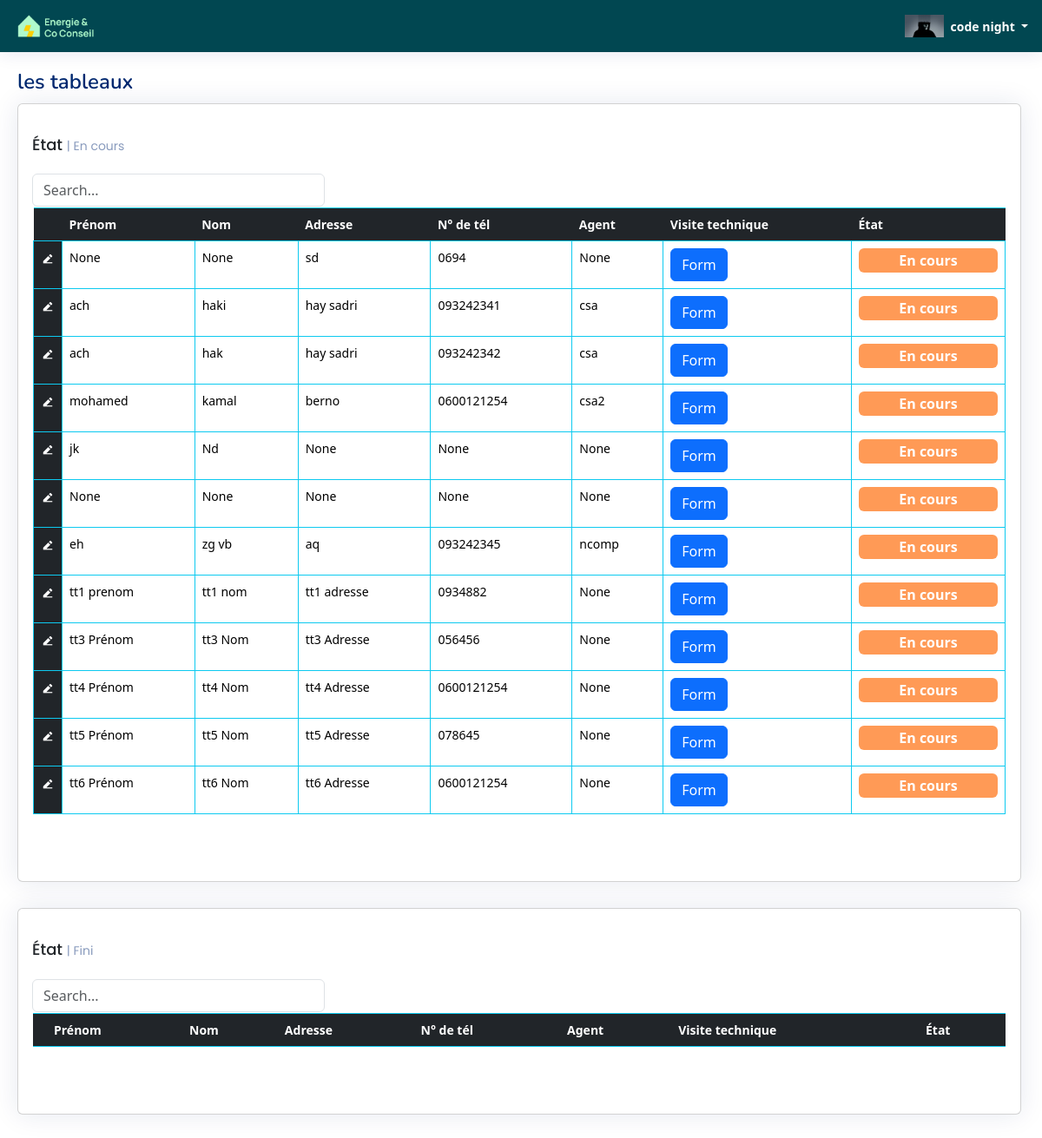
The app's page /VT/ (signed in), older data.
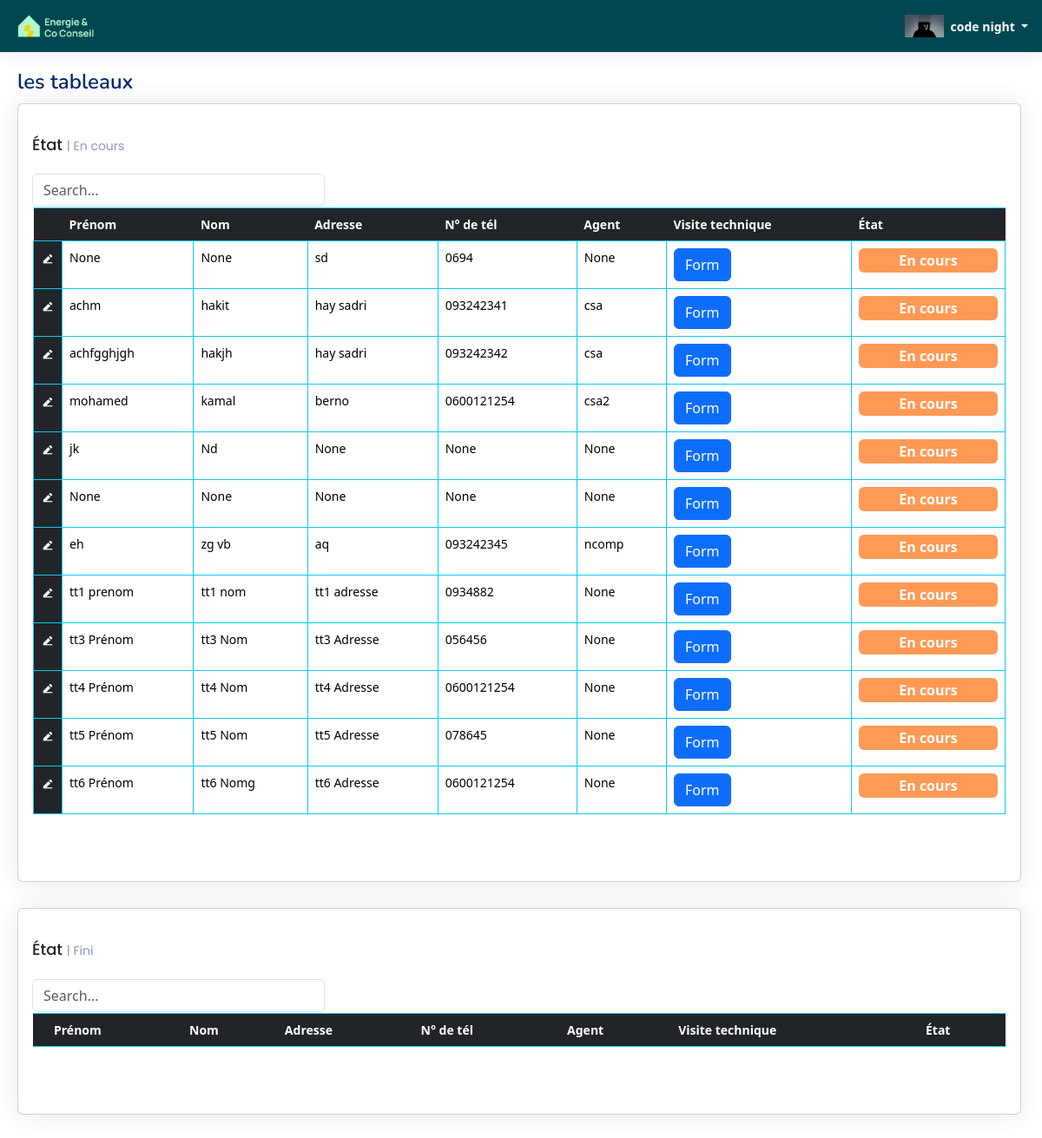
The same page, newer data.
### ERapp/models.py (models this page shows, shortened)
class TableData001(models.Model):
    cell_id = models.CharField(max_length=255,blank=True)
    firstname = models.CharField(max_length=255,blank=True)
    lastname = models.CharField(max_length=255,blank=True)
    address = models.CharField(max_length=255,blank=True)
    email = models.CharField(max_length=255,blank=True)
    num = models.CharField(max_length=255,blank=True)
    precaite = models.CharField(max_length=255,blank=True)
    vt = models.FileField(upload_to='uploads/files',blank=True)
    etat_vt = models.CharField(default="En cours",max_length=255,blank=True)
    etat = models.CharField(default="A realiser",max_length=255,blank=True)
    tp = models.CharField(max_length=255,blank=True)
    auditV1 = models.FileField(upload_to='uploads/files/%Y/%m/%d/',blank=True)
    auditV2 = models.FileField(upload_to='uploads/files/%Y/%m/%d/',blank=True)
    auditV3 = models.FileField(upload_to='uploads/files/%Y/%m/%d/',blank=True)
    cofrac = models.CharField(max_length=255,blank=True)
    paiement = models.BooleanField(default=False)
    auditeur = models.CharField(max_length=255,blank=True)
    agent= models.CharField(max_length=255,blank=True,null=True)
    bureau_d_etude = models.CharField(max_length=255,blank=True,null=True)
    be = models.BooleanField(default=False)
    ai = models.BooleanField(default=False)
    creation_time = models.DateTimeField(auto_now_add=True, blank = True)
    Envoye_time = models.DateTimeField(null=True, blank=True, default=None)
    Envoye_time_checker = models.BooleanField(default=False)
    Envoye_by_user= models.CharField(max_length=255,blank=True,null=True)
    fini_time = models.DateTimeField(null=True, blank=True, default=None)
    fini_time_checker = models.BooleanField(default=False)
    fini_by_user=models.CharField(max_length=255,blank=True,null=True)
    Modification_Faite_time = models.DateTimeField(null=True, blank=True, default=None)
    Modification_Faite_time_checker = models.BooleanField(default=False)
    Modification_Faite_time_checker_2 = models.BooleanField(default=False)
    Modification_Faite_by_user=models.CharField(max_length=255,blank=True,null=True)

### ERapp/views.py (the view)
# urls.py: path('VT/', VT_Page,name="VT"),
@login_required
def VT_Page(request):
    table_index=[{'index':1,'state':"En cours"},
                 {'index':2,'state':"Fini"}]
    data = TableData001.objects.all()
    return render(request, 'html/VTPage.html', { 'data': data,'table_index':table_index })

### ERapp/templates/html/VTPage.html (shortened to what the changed rows need)
{% load static %}
<!DOCTYPE html>
<html lang="fr">
<head>
  <link rel="stylesheet" href="https://cdnjs.cloudflare.com/ajax/libs/font-awesome/5.15.3/css/all.min.css">
  <link href="{% static 'css/style.css' %}" rel="stylesheet" type="text/css">
  <link href="{% static 'vendor/bootstrap/css/bootstrap.min.css' %}" rel="stylesheet">
  <link href="{% static 'vendor/bootstrap-icons/bootstrap-icons.css' %}" rel="stylesheet">
  <link href="{% static 'vendor/boxicons/css/boxicons.min.css' %}" rel="stylesheet">
  <link href="{% static 'vendor/quill/quill.snow.css' %}" rel="stylesheet">
  <link href="{% static 'vendor/quill/quill.bubble.css' %}" rel="stylesheet">
  <link href="{% static 'vendor/remixicon/remixicon.css' %}" rel="stylesheet">
  <link href="{% static 'vendor/simple-datatables/style.css' %}" rel="stylesheet">
</head>
<body >
  {% if user.is_authenticated and "VT" in user.role %}
  <main id="main2" class="main">
    <div class="pagetitle">
      <h1>les tableaux</h1>
    </div>
    <section class="section dashboard" >
      <div class="row">
         {% for k  in table_index %}
          <div class="row">
            <div class="col-12">
              <div class="card recent-sales">
                <div class="card-body">
                  <h5 class="card-title">État <span>| {{k.state}}</span></h5>
                  <input class="form-control" type="text" id="filterInput_{{ k.index }}" placeholder="Search..." style="width:30%;min-width:100px;">
                  <div class="overflow-auto" style="padding:1px;">
                  <form method="post"  enctype="multipart/form-data">
                    <table class="table  table-hover  table-bordered  table-borderless border-info fixed-header-table" id="tableDATA_1" cellspacing="0" >
                        <thead class="table-dark border-info ">
                          <th style="width:10px;"></th>
                          <th>Prénom</th>
                          <th>Nom</th>
                          <th>Adresse</th>
                          <th>N° de tél</th>
                          <th>Agent</th>
                          <th>Visite technique</th>
                          <th style="width:100px;">État</th>
                        </thead>
                        <tbody id="myTable_{{k.index}}">
                          {% for item in data %}
                          {% if item.etat_vt == k.state %}
                            <tr>
                                <td class="fixed-column fixed-column-backcolor" ><button  class="button_table_data" type="button" id="table1_edit_col" name="" value="" onclick="my_Func_edit_VT_State_1('{{item.cell_id}}')"><i class="ri-edit-2-fill"></i></button></td>
                                <td class="td_p_cell2"><p>{{ item.firstname }}</p></td>
                                <td class="td_p_cell2"><p>{{ item.lastname }}</p></td>
                                <td class="td_p_cell2"><p>{{ item.address }}</p></td>
                                <td class="td_p_cell2"><p>{{ item.num }}</p></td>
                                <td class="td_p_cell2"><p>{{ item.agent }}</p></td>
                                <td class="td_input_files_cell" >
                                  <a href="{% url 'Kizeo_form_page' client_id=item.cell_id page_number='1' %}" class="btn btn-primary">Form</a>
                                </td>
                                <td class="badge-cell" data-state="badge">
                                    <span class="badge" data-badge="En cours">En cours</span>
                                </td>
                            </tr>
                            {% endif %}
                          {% endfor %}
                        </tbody>
                    </table>
                </form>
              </div>
                </div>
              </div>
            </div>
          </div>
          {% endfor %}
      </div>
    </section>
  </main>
  {% else %}
    <script>
      window.location.href = "{% url 'not_logged_in' %}";
    </script>
  {% endif %}
</body>
</html>

Row changes from the older to the newer data that the page shows:
changed TableData001: firstname "ach" → "achm"; lastname "haki" → "hakit"
changed TableData001: firstname "ach" → "achfgghjgh"; lastname "hak" → "hakjh"
changed TableData001 "tt6 Prénom": lastname "tt6 Nom" → "tt6 Nomg"
